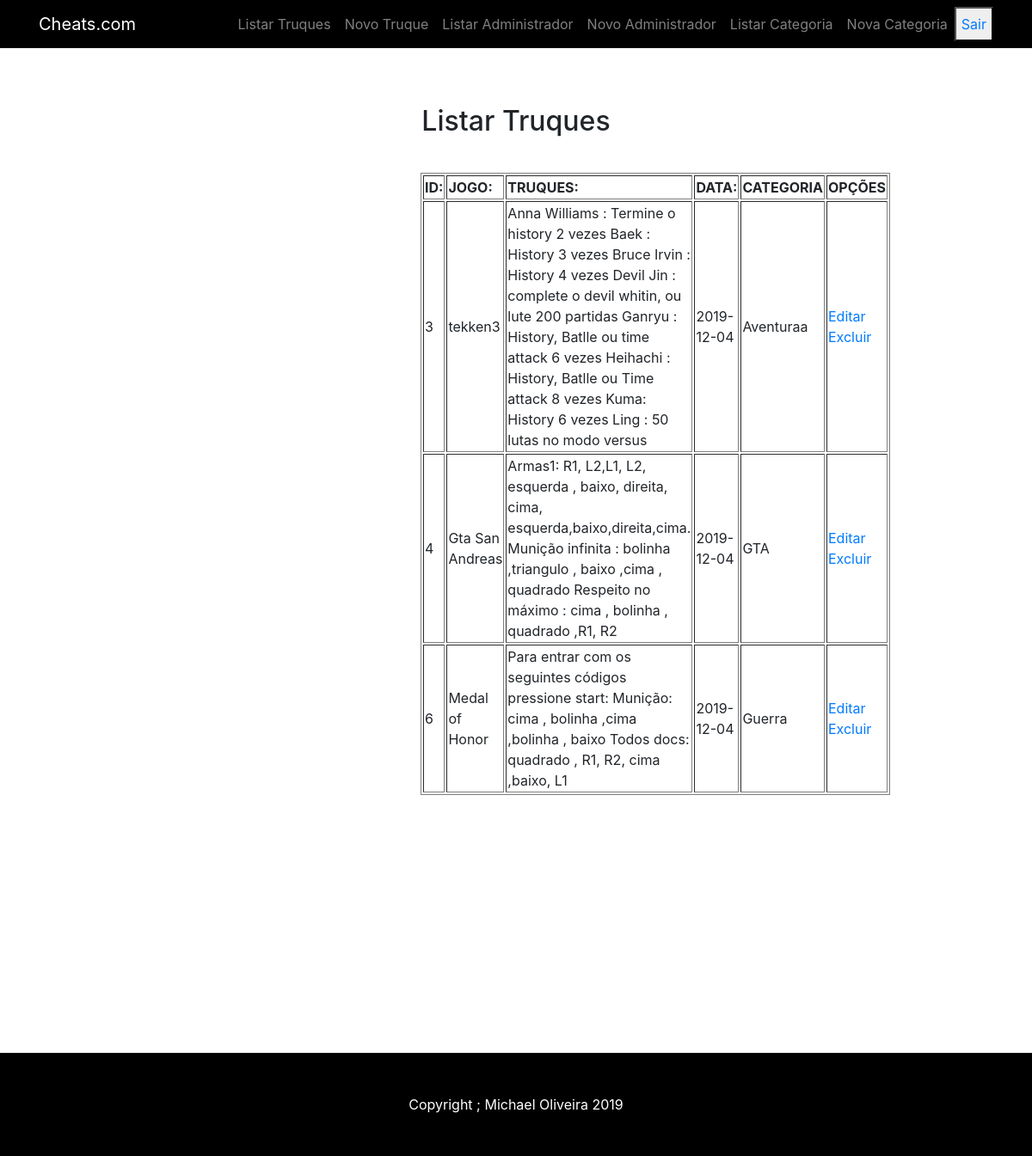
/truque/listar3.php (signed in), run on the app's committed database.
### tables this page shows
CREATE TABLE `trque` (
  `id_tr` int(11) NOT NULL,
  `jogo` varchar(100) NOT NULL,
  `truque` varchar(8000) NOT NULL,
  `datas` date NOT NULL,
  `id_cate` int(11) NOT NULL
);

CREATE TABLE `categoria` (
  `id_cate` int(11) NOT NULL,
  `nome` varchar(100) NOT NULL
);

### class/truque.class.php (called while the page is built, shortened)
      <?php
      class trq {
		 private $conexao;
		 private $tabela;
		 public function __construct() {
            $this->conexao=mysqli_connect("localhost","root","","meubanc")
             or die ("erro na conexao")	;
		   $this->tabela = "trque";
		 }
		 public function __get($nome){
			 return $this->$nome;
		 }
		  public function listar($com = "") {
		    $sql = "SELECT $this->tabela.*,categoria.nome as id_cate FROM $this->tabela INNER JOIN categoria ON $this->tabela.id_cate = categoria.id_cate ".$com;
		    $resultado = mysqli_query($this->conexao,$sql);
			$retorno = null;
			while ($res = mysqli_fetch_assoc($resultado) ) {
			  $objtrq = new trq();
		      $objtrq->id_tr= $res['id_tr'];
			  $objtrq->jogo = $res['jogo'];
			  $objtrq->truque= $res['truque'];
              $objtrq->datas = $res['datas'];
			  $objtrq ->id_cate= $res['id_cate'];
				$retorno[] = $objtrq;
			}
			   return $retorno;
		}
}
 ?>

### truque/listar3.php (the view)
		<?php
            include_once '../topo2.php';
		?>
	  <section id="about">
    <div class="container">
      <div class="row">
        <div class="col-lg-8 mx-auto">
		  <h2>Listar Truques</h2>
	     <table border>
		     <thead>
	            <th> ID: </th>
	            <th> JOGO: </th>
                <th> TRUQUES: </th>
                <th> DATA: </th>
				<th> CATEGORIA</th>
				<th> OPÇÕES</th>
	         </thead>
			 <tbody>
	 <?php
	                 include_once '../class/truque.class.php';
	          $objtrq = new trq();
              $listar= $objtrq->listar();
             foreach($listar as $li) {
			     echo "<tr>";
				 echo "<td>".$li->id_tr ."</td>";
	             echo "<td>".$li->jogo."</td>";
				 echo "<td> ".$li->truque."</td>";
				 echo "<td>".$li->datas ."</td>";
				 echo "<td>".$li->id_cate ."</td>";
				 echo "<td><a href='editar4.php?id_tr=".$li->id_tr."'> Editar </a>   <a href='excluir.php?id_tr=".$li->id_tr."'> Excluir </td>";
			    echo"</tr>";
			 }
?>
          </tbody>
		  </table>
		  </div>
      </div>
    </div>
  </section>
  <?php
		      include_once '../rodape2.php';
		              ?>

### estilo.css (style rules this page uses)
h2 { text-align: center; margin-top: -48% ; }
table { border-collapse:separate; margin-left: 20%; margin-top: 11%; border-style: groove; }
#about { padding:300px; }

### data on the page
trque: id_tr "3", jogo "tekken3", truque "Anna Williams : Termine o history 2 vezes Baek : History 3 vezes Bruce Irvin : History 4 vezes Devil Jin : complete o devil whitin, ou lute 200 partidas Ganryu : History, Batlle ou time attack 6 vezes Heihachi : History, Batlle ou Time attack 8 vezes Kuma: History 6 vezes Ling : 50 lutas no modo versus", datas "2019-12-04", id_cate.nome "Aventuraa"
trque: id_tr "4", jogo "Gta San Andreas", truque "Armas1: R1, L2,L1, L2, esquerda , baixo, direita, cima, esquerda,baixo,direita,cima. Munição infinita : bolinha ,triangulo , baixo ,cima , quadrado Respeito no máximo : cima , bolinha , quadrado ,R1, R2", datas "2019-12-04", id_cate.nome "GTA"
trque: id_tr "6", jogo "Medal of Honor", truque "Para entrar com os seguintes códigos pressione start: Munição: cima , bolinha ,cima ,bolinha , baixo Todos docs: quadrado , R1, R2, cima ,baixo, L1", datas "2019-12-04", id_cate.nome "Guerra"
